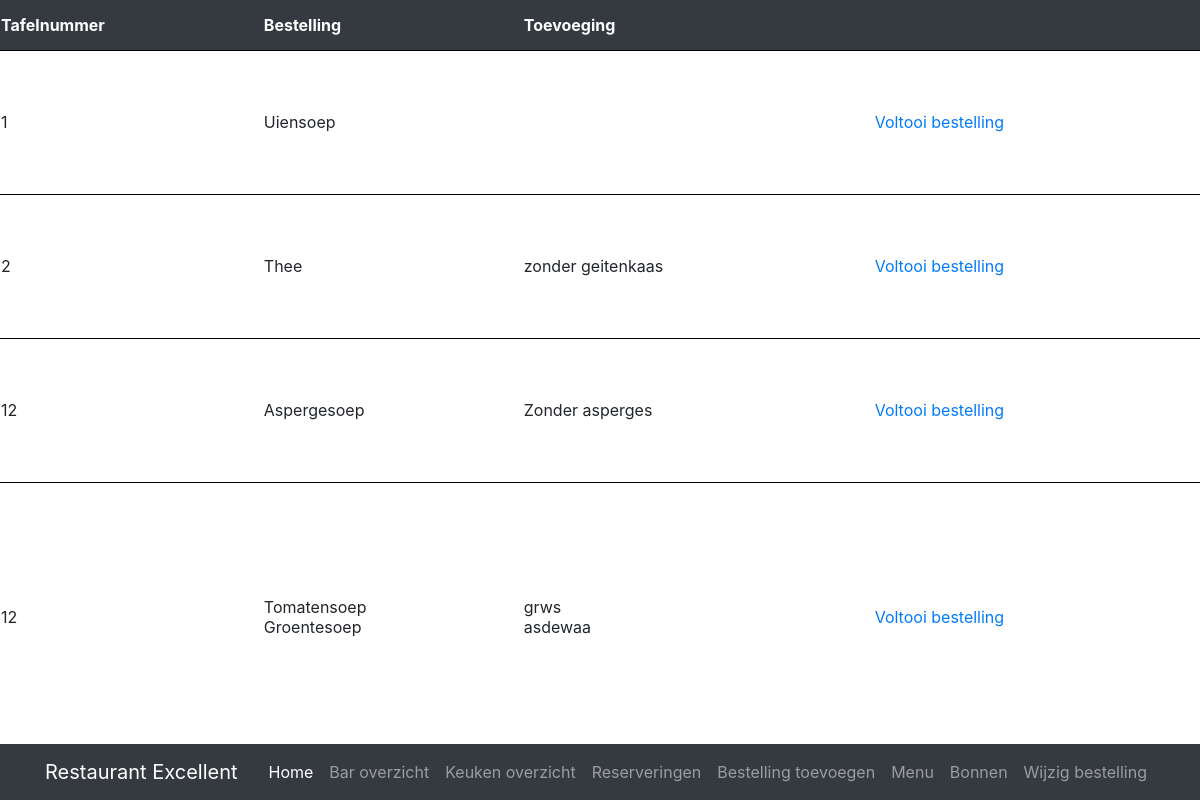
The page /View/keukenoverzicht.php on the database its author committed.
### tables this page shows
CREATE TABLE `bestellingen` (
  `bestellingsnummer` int(11) NOT NULL,
  `gebruikersnummer` int(11) NOT NULL,
  `gerechtsnummer` text NOT NULL,
  `dranknummer` text NOT NULL,
  `toevoeging` text NOT NULL,
  `tafelnummer` int(11) NOT NULL,
  `datum_tijd` datetime NOT NULL DEFAULT CURRENT_TIMESTAMP,
  `gerecht_voltooid` int(1) NOT NULL DEFAULT '0',
  `drank_voltooid` int(1) NOT NULL DEFAULT '0',
  `bestelling_afgerond` int(1) NOT NULL DEFAULT '0'
);

CREATE TABLE `gerechten` (
  `gerechtsnummer` int(11) NOT NULL,
  `gerechtsnaam` varchar(256) NOT NULL,
  `gerechtsomschrijving` text NOT NULL,
  `gerechtsprijs` int(11) NOT NULL,
  `gang` int(2) NOT NULL
);

### Model/connection.php (called while the page is built)
<?php
class connection
{
    public function connect()
    {
        $connect = new PDO('mysql:host=localhost; dbname=restaurant_excellent', 'root', '');
        return $connect;
    }
}

### Model/keukenoverzichtModel.php (called while the page is built)
<?php
include('connection.php');
$connection = new connection();
$query = $connection->connect()->prepare('SELECT * FROM bestellingen WHERE gerecht_voltooid = 0
                                                   AND gerechtsnummer != 0');
$query->execute();
$results = $query->fetchAll();

### Model/getters.php (called while the page is built, shortened)
<?php
class getters
{
    public function getGerecht($gerechtsnummer)
    {
        include_once('connection.php');
        $connect = new connection();
        $query = $connect->connect()->prepare('SELECT gerechtsnaam FROM gerechten WHERE gerechtsnummer = :gerechtsnummer');
        $query->execute(array(
            ':gerechtsnummer' => $gerechtsnummer
        ));
        $result = $query->fetchAll();
        foreach ($result as $gerechten) {
            $naam = $gerechten['gerechtsnaam'];
        }
        return $naam;
    }
}

### View/keukenoverzicht.php (the view, shortened to what this page needs)
<html>
<head>
    <?php
    include('../Model/keukenoverzichtModel.php');
    include('../Model/getters.php');
    include('../includes/pageincludes.php');
    $get = new getters();
    ?>
    <link rel="stylesheet" href="../Css/style.css">
</head>
<?php include('../includes/pagenav.php'); ?>
<body>
    <table>
        <tr>
            <th>Tafelnummer</th>
            <th>Bestelling</th>
            <th>Toevoeging</th>
            <th></th>
        </tr>
        <?php foreach ($results as $result) {
            $gerechtsnummer = explode(', ', $result['gerechtsnummer']);
            $toevoegingen = explode(', ', $result['toevoeging']);
            ?>
            <tr>
                <td><?php echo $result['tafelnummer']; ?></td>
                <td><?php foreach ($gerechtsnummer as $gerecht) {
                        echo $get->getGerecht($gerecht) . '<br>';
                    } ?>
                </td>
                <td>
                    <?php foreach ($toevoegingen as $toevoeging) {
                        echo $toevoeging . '<br>';
                    } ?>
                </td>
                <td>
                    <a href="../Model/activeerkeukenbestelling.php?id=<?php echo $result['bestellingsnummer']; ?>">Voltooi
                        bestelling</a>
                </td>
            </tr>
        <?php } ?>
    </table>
</body>
</html>

### includes/pageincludes.php (shortened to what this page needs)
<link href="../vendor/bootstrap/css/bootstrap.min.css" rel="stylesheet">
<link href="../Css/the-big-picture.css" rel="stylesheet">

### includes/pagenav.php (shortened to what this page needs)
<nav class="navbar navbar-expand-lg navbar-dark bg-dark fixed-bottom">
    <div class="container">
        <a class="navbar-brand" href="#">Restaurant Excellent</a>
        <div class="collapse navbar-collapse" id="navbarResponsive">
            <ul class="navbar-nav ml-auto">
                <li class="nav-item active">
                    <a class="nav-link" href="../index.php">Home
                    </a>
                </li>
                <li class="nav-item">
                    <a class="nav-link" href="baroverzicht.php">Bar overzicht</a>
                </li>
                <li class="nav-item">
                    <a class="nav-link" href="keukenoverzicht.php">Keuken overzicht</a>
                </li>
                <li class="nav-item">
                    <a class="nav-link" href="reserveringsoverzicht.php">Reserveringen</a>
                </li>
                <li class="nav-item">
                    <a class="nav-link" href="bestellingen.php">Bestelling toevoegen</a>
                </li>
                <li class="nav-item">
                    <a class="nav-link" href="menu.php">Menu</a>
                </li>
                <li class="nav-item">
                    <a class="nav-link" href="bon.php">Bonnen</a>
                </li>
                <li class="nav-item">
                    <a class="nav-link" href="wijzigbestelling.php">Wijzig bestelling</a>
                </li>
            </ul>
        </div>
    </div>
</nav>

### Css/the-big-picture.css (style rules this page uses)
body { background: url('http://www.amifood.be/wp-content/uploads/2017/04/image-6.jpg') no-repeat center center fixed; -webkit-background-size: cover; -moz-background-size: cover; background-size: cover; -o-background-size: cover; }

### Css/style.css (style rules this page uses)
table { height: 94%; width: 100%; border-collapse: collapse; background: white; overflow: scroll; }
th { height: 50px; color: white; background: #343A40; }
tr { border-bottom: solid black 1px; }
body { text-align: center; }

### rows shown on the page
bestellingen: tafelnummer "1", gerechtsnummer.gerechtsnaam "Uiensoep"
bestellingen: tafelnummer "2", gerechtsnummer.gerechtsnaam "Thee", toevoeging "zonder geitenkaas"
bestellingen: tafelnummer "12", gerechtsnummer.gerechtsnaam "Aspergesoep", toevoeging "Zonder asperges"
bestellingen: tafelnummer "12", gerechtsnummer.gerechtsnaam "Tomatensoep", gerechtsnummer.gerechtsnaam "Groentesoep", toevoeging "grws", toevoeging "asdewaa"
